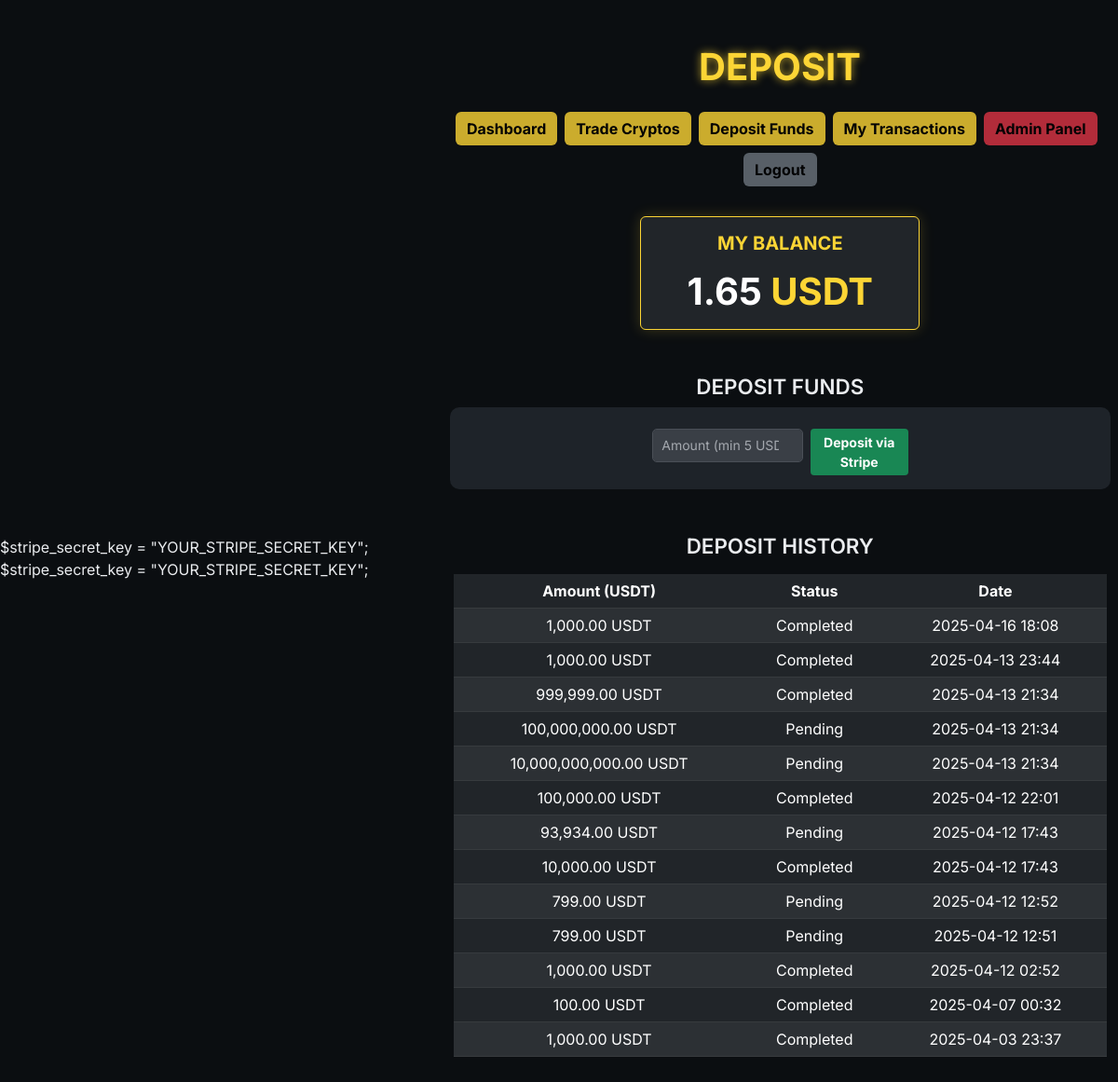
/index.php?route=deposit (signed in), run on the app's committed database.
### tables this page shows
CREATE TABLE `payments` (
  `id` int(11) NOT NULL,
  `user_id` int(11) NOT NULL,
  `amount` decimal(15,2) NOT NULL,
  `status` enum('pending','completed','failed') NOT NULL DEFAULT 'pending',
  `transaction_id` varchar(255) DEFAULT NULL,
  `created_at` datetime DEFAULT current_timestamp()
);

### controllers/PaymentController.php (called while the page is built, shortened)
<?php
require_once __DIR__ . '/../models/Wallet.php';
require_once __DIR__ . '/../models/Payment.php';
class PaymentController {
    public function index() {
        require_once __DIR__ . '/../views/deposit.php';
    }
}
?>

### index.php (called while the page is built, shortened)
<?php
require_once __DIR__ . '/config/database.php';
require_once __DIR__ . '/routes/web.php';
?>

### config/database.php (called while the page is built)
<?php
class Database {
    private static $host = "localhost";
    private static $db_name = "cryptotrade";
    private static $username = "root";
    private static $password = "";
    private static $conn;
    public static function connect() {
        if (!isset(self::$conn)) {
            try {
                self::$conn = new PDO("mysql:host=" . self::$host . ";dbname=" . self::$db_name, self::$username, self::$password);
                self::$conn->setAttribute(PDO::ATTR_ERRMODE, PDO::ERRMODE_EXCEPTION);
            } catch (PDOException $e) {
                die("Erreur de connexion : " . $e->getMessage());
            }
        }
        return self::$conn;
    }
}
?>

### models/Wallet.php (called while the page is built, shortened)
<?php
require_once 'config/database.php';
class Wallet {
    private $db;
    public function __construct() {
        $this->db = Database::connect();
    }
    public function getBalance($userId, $cryptoId) {
        $query = $this->db->prepare(
            "SELECT SUM(balance) AS total_balance
             FROM wallets
             WHERE user_id = :user_id AND crypto_id = :crypto_id"
        );
        $query->execute(['user_id' => $userId, 'crypto_id' => $cryptoId]);
        $result = $query->fetch(PDO::FETCH_ASSOC);
        return $result ? $result['total_balance'] : 0;
    }
    public function getUSDTId() {
        $query = $this->db->prepare("SELECT id FROM cryptos WHERE symbol = 'USDT' LIMIT 1");
        $query->execute();
        $result = $query->fetch(PDO::FETCH_ASSOC);
        return $result ? $result['id'] : null;
    }
}

### models/Payment.php (called while the page is built, shortened)
<?php
require_once 'config/database.php';
class Payment {
    private $db;
    public function __construct() {
        $this->db = Database::connect();
    }
    public function getByUser($userId) {
        $query = $this->db->prepare("SELECT * FROM payments WHERE user_id = :user_id ORDER BY created_at DESC");
        $query->execute(['user_id' => $userId]);
        return $query->fetchAll(PDO::FETCH_ASSOC);
    }
}
?>

### views/deposit.php (the view, shortened to what this page needs)
<?php
require_once __DIR__ . '/../models/Wallet.php';
require_once __DIR__ . '/../models/Payment.php';
$walletModel = new Wallet();
$usdtId = $walletModel->getUSDTId();
$usdtBalance = $walletModel->getBalance($_SESSION['user_id'], $usdtId);
$paymentModel = new Payment();
$payments = $paymentModel->getByUser($_SESSION['user_id']);
?>
<!DOCTYPE html>
<html lang="fr">
<head>
    <link href="https://cdn.jsdelivr.net/npm/bootstrap@5.3.0/dist/css/bootstrap.min.css" rel="stylesheet"/>
    <link rel="stylesheet" href="/CryptoTrade/public/css/style.css" />
    <link rel="stylesheet" href="https://cdn.jsdelivr.net/npm/bootstrap-icons/font/bootstrap-icons.css" />
    <link rel="stylesheet" href="https://cdnjs.cloudflare.com/ajax/libs/animate.css/4.1.1/animate.min.css"/>
</head>
<body>
<div class="container my-5 text-center">
    <h1 class="mb-4 fw-bold text-uppercase">Deposit</h1>
    <nav class="mb-4 d-flex justify-content-center flex-wrap">
        <a class="btn btn-warning me-2 mb-2" href="index.php?route=dashboard">Dashboard</a>
        <a class="btn btn-warning me-2 mb-2" href="index.php?route=trade">Trade Cryptos</a>
        <a class="btn btn-warning me-2 mb-2" href="index.php?route=deposit">Deposit Funds</a>
        <a class="btn btn-warning me-2 mb-2" href="index.php?route=transactions">My Transactions</a>
        <?php if (isset($_SESSION['role']) && $_SESSION['role'] === 'admin'): ?>
            <a class="btn btn-danger me-2 mb-2" href="index.php?route=admin">Admin Panel</a>
        <?php endif; ?>
        <a class="btn btn-secondary mb-2" href="index.php?route=logout">Logout</a>
    </nav>
    <div class="card bg-dark text-white mb-5 mx-auto animate__animated animate__fadeIn" style="max-width: 300px; border: 1px solid #fcd535; box-shadow: 0 0 15px rgba(252, 213, 53, 0.2);">
        <div class="card-body">
            <h5 class="card-title text-uppercase fw-bold mb-3" style="color: #fcd535;">My Balance</h5>
            <p class="card-text display-6 fw-bold" style="color: #ffffff;"><?= number_format($usdtBalance, 2) ?> <span style="color: #fcd535;">USDT</span></p>
        </div>
    </div>
    <h2 class="mb-3 fw-semibold text-uppercase">Deposit Funds</h2>
    <form method="POST" action="index.php?route=process-payment" class="row g-2 justify-content-center mb-5 animate__animated animate__fadeIn">
        <div class="col-md-3">
            <input type="number" name="amount" class="form-control form-control-sm" placeholder="Amount (min 5 USDT)" step="0.01" min="5" required>
        </div>
        <div class="col-md-2">
            <button type="submit" class="btn btn-success btn-sm w-100">Deposit via Stripe</button>
        </div>
    </form>
    <h2 class="mb-3 fw-semibold text-uppercase">Deposit History</h2>
    <?php if (empty($payments)): ?>
        <div class="alert alert-info w-50 mx-auto animate__animated animate__fadeIn">No deposits yet</div>
    <?php else: ?>
        <div class="table-responsive animate__animated animate__fadeIn">
            <table class="table table-dark table-striped text-center">
                <thead>
                    <tr>
                        <th>Amount (USDT)</th>
                        <th>Status</th>
                        <th>Date</th>
                    </tr>
                </thead>
                <tbody>
                    <?php foreach ($payments as $payment): ?>
                        <tr>
                            <td><?= number_format($payment['amount'], 2) ?> USDT</td>
                            <td><?= htmlspecialchars(ucfirst($payment['status'])) ?></td>
                            <td><?= date('Y-m-d H:i', strtotime($payment['created_at'])) ?></td>
                        </tr>
                    <?php endforeach; ?>
                </tbody>
            </table>
        </div>
    <?php endif; ?>
</div>
</body>
</html>

### public/css/style.css (style rules this page uses)
body { background-color: #0b0e11; color: #eaecef; min-height: 100vh; display: flex; align-items: center; justify-content: center; font-family: 'Inter', sans-serif; margin: 0; opacity: 0; animation: fadeInBody 1s ease forwards; }
.form-control { background-color: #2b3139; border: none; color: #eaecef; transition: all 0.3s ease; }
.btn-danger { background-color: #dc3545; color: #fff; border: none; font-weight: bold; transition: all 0.3s ease; }
.btn-success { background-color: #198754; color: #fff; border: none; font-weight: bold; transition: all 0.3s ease; }
.btn-warning { background-color: #fcd535; color: #0b0e11; border: none; font-weight: bold; transition: all 0.3s ease; }
.btn-secondary { background-color: #6c757d; color: #fff; border: none; font-weight: bold; transition: all 0.3s ease; }
a { color: #fcd535; text-decoration: none; transition: color 0.3s ease; }
h1, h2, h3, h4, h5, h6 { color: #eaecef; transition: color 0.3s ease, transform 0.3s ease; }
h2 { font-size: 1.4rem; margin-bottom: 15px; }
form, .crypto-chart-container { background-color: #1e2329; border-radius: 10px; padding: 15px; margin-bottom: 20px; animation: fadeInUp 0.9s ease; }
nav .btn { border: none; font-weight: bold; opacity: 0.8; color: #000000; text-decoration: none; transition: all 0.3s ease; position: relative; animation: fadeInMenu 0.6s ease; }
h1 { display: inline-block; position: relative; font-size: 2.5rem; animation: fadeInTitle 1.2s ease both; color: #fcd535; text-shadow: 0 0 10px rgba(252, 213, 53, 0.7); transition: transform 0.3s ease, color 0.3s ease, text-shadow 0.3s ease; }
.form-control { background-color: #3a3f46; border: 1px solid #4a4f57; color: #ffffff; transition: all 0.3s ease; border-radius: 5px; padding: 0.4rem 0.6rem; }
.form-control::placeholder { color: #d1d5db; opacity: 0.7; }

### data on the page
payments: amount "1,000.00", status "Completed", created_at "2025-04-16 18:08"
payments: amount "1,000.00", status "Completed", created_at "2025-04-13 23:44"
payments: amount "999,999.00", status "Completed", created_at "2025-04-13 21:34"
payments: amount "100,000,000.00", status "Pending", created_at "2025-04-13 21:34"
payments: amount "10,000,000,000.00", status "Pending", created_at "2025-04-13 21:34"
payments: amount "100,000.00", status "Completed", created_at "2025-04-12 22:01"
payments: amount "93,934.00", status "Pending", created_at "2025-04-12 17:43"
payments: amount "10,000.00", status "Completed", created_at "2025-04-12 17:43"
payments: amount "799.00", status "Pending", created_at "2025-04-12 12:52"
payments: amount "799.00", status "Pending", created_at "2025-04-12 12:51"
payments: amount "1,000.00", status "Completed", created_at "2025-04-12 02:52"
payments: amount "100.00", status "Completed", created_at "2025-04-07 00:32"
payments: amount "1,000.00", status "Completed", created_at "2025-04-03 23:37"

### other printed values
$usdtBalance "1.65"
